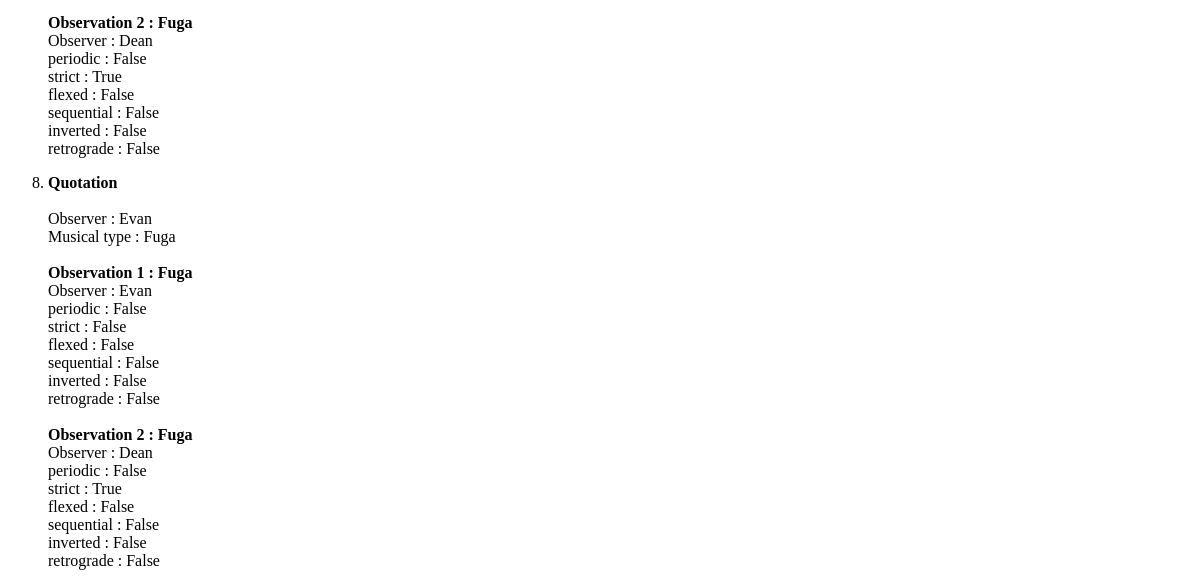
Before: /relationships/ (lower part) with the older database file.
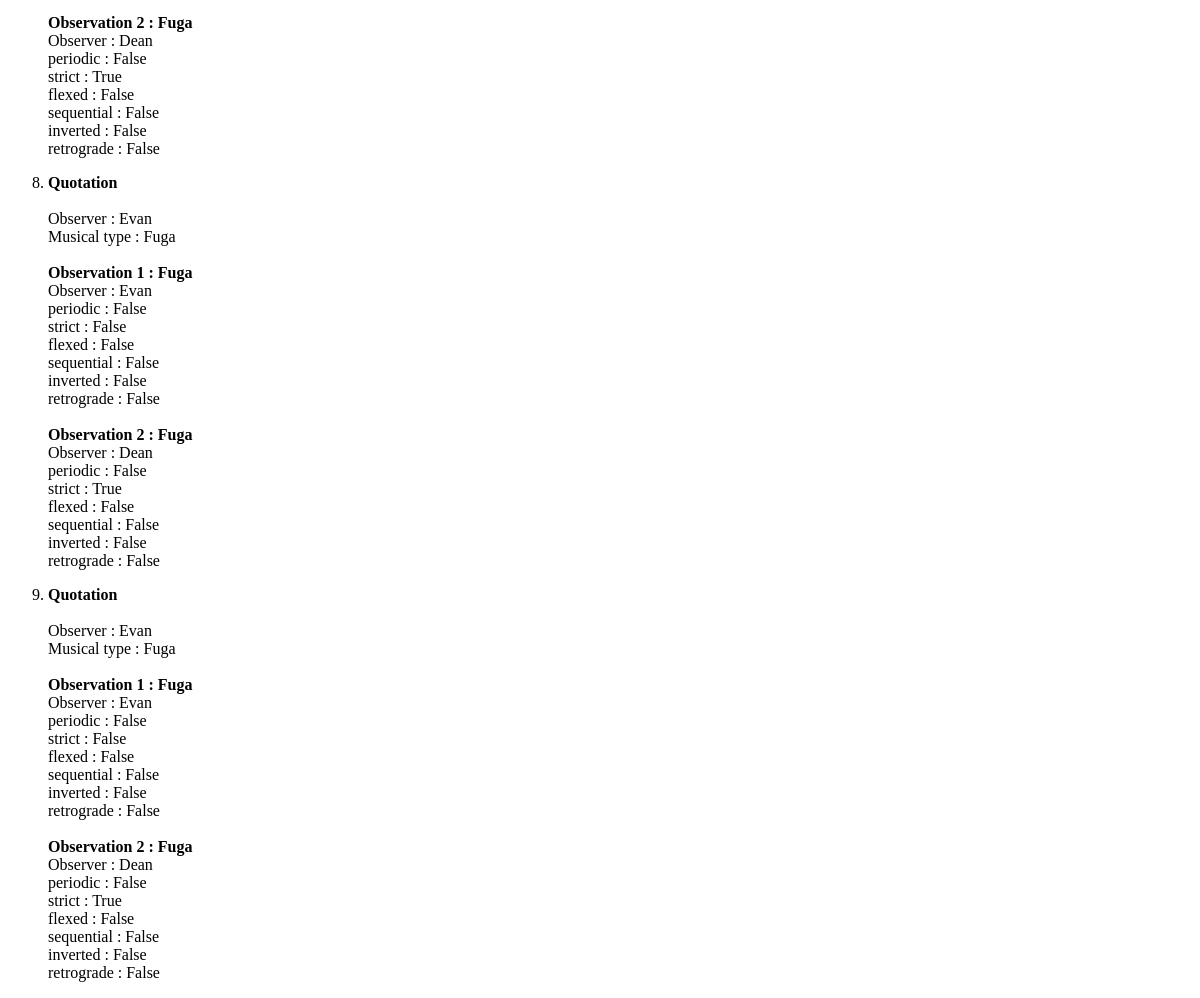
After: the same page with the newer database file.
### crim/models/relationship.py (models this page shows, shortened)
class CRIMRelationship(models.Model):
    class Meta:
        app_label = 'crim'
        verbose_name = 'Relationship'
        verbose_name_plural = 'Relationships'
    model_observation = models.ForeignKey(
        'CRIMObservation',
        on_delete=models.CASCADE,
        db_index=True,
        related_name='observations_as_model',
        null=True
    )
    derivative_observation = models.ForeignKey(
        'CRIMObservation',
        on_delete=models.CASCADE,
        db_index=True,
        related_name='observations_as_derivative',
        null=True
    )
    definition = models.ForeignKey(
        'CRIMDefinition',
        on_delete=models.CASCADE,
        db_index=True,
        related_name='definition_for_relationship',
        null=True
    )
    observer = models.CharField(max_length=128, blank=True)
    musical_type = models.CharField(max_length=128, blank=True)
    relationship_type = models.CharField(max_length=128, blank=True)
    details = JSONField(null=True)

### crim/models/observation.py (models this page shows, shortened)
class CRIMObservation(models.Model):
    class Meta:
        app_label = 'crim'
        verbose_name = 'Observation'
        verbose_name_plural = 'Observations'
    observer = models.CharField(max_length=128, blank=True)
    musical_type = models.CharField(max_length=128, blank=True)
    details = JSONField(null=True)
    definition = models.ForeignKey(
        CRIMDefinition,
        on_delete=models.CASCADE,
        db_index=True,
        related_name='definition',
        null=True
    )

### crim/views/relationship.py (the view, shortened to what this page needs)
# urls.py: path('relationships/', RelationshipList.as_view(), name='crimrelationship-list'),
class RelationshipList(APIView):
    renderer_classes = [TemplateHTMLRenderer]
    template_name = 'relationship_list.html'
    def get(self, request, format=None):
        relationships = CRIMRelationship.objects.all()
        return Response({'relationships': relationships}, template_name='relationship_list.html')

### crim/templates/relationship_list.html (shortened to what this page needs)
<html><body>
    <ol>
        {% for relationship in relationships %}
            <p><li><b>{{ relationship.relationship_type }}</b></li>
            <br>Observer : {{ relationship.observer }}
            <br>Musical type : {{ relationship.musical_type }}
            {% for key, value in relationship.details.items %}
                <br>{{ key }} : {{ value }}
            {% endfor %}
            <br><br><b>Observation 1 : {{ relationship.model_observation.musical_type }}</b>
            <br>Observer : {{ relationship.model_observation.observer }}
            {% for key, value in relationship.model_observation.details.items %}
                <br> {{ key }} : {{ value }}
            {% endfor %}
            <br><br><b>Observation 2 : {{ relationship.derivative_observation.musical_type }}</b>
            <br>Observer : {{ relationship.derivative_observation.observer }}
            {% for key, value in relationship.derivative_observation.details.items %}
                <br> {{ key }} : {{ value }}
            {% endfor %}
            </p>
        {% endfor %}
    </ol>
</body></html>

Changed rows visible on the page:
added CRIMRelationship: relationship_type "Quotation", observer "Evan", musical_type "Fuga", model_observation.musical_type "Fuga", model_observation.observer "Evan", details "periodic" "strict" "flexed" "sequential" "inverted" "retrograde", details "False" "False" "False" "False" "False" "False", derivative_observation.musical_type "Fuga", derivative_observation.observer "Dean", details "periodic" "strict" "flexed" "sequential" "inverted" "retrograde", details "False" "True" "False" "False" "False" "False"
